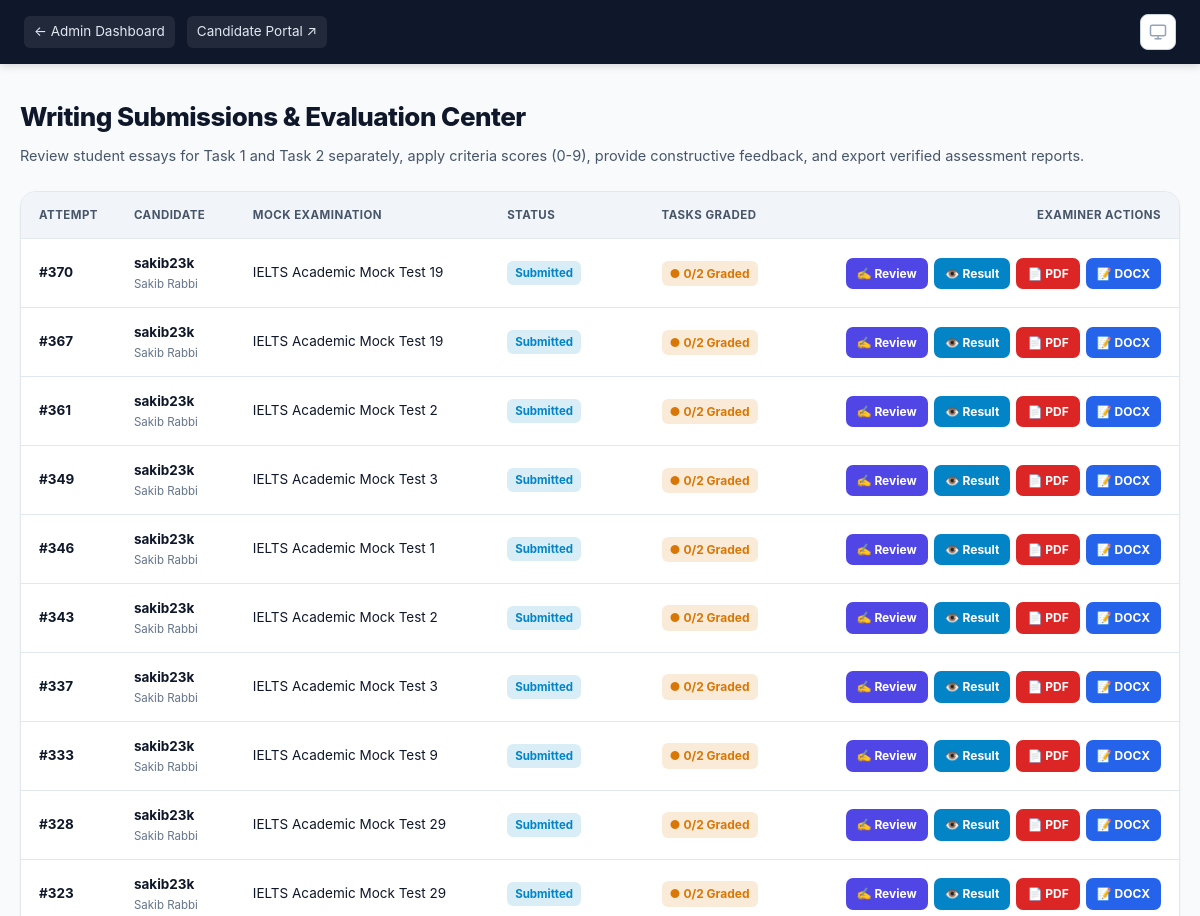
The page /writing/reviews/ (signed in, upper part) on the database as committed earlier.
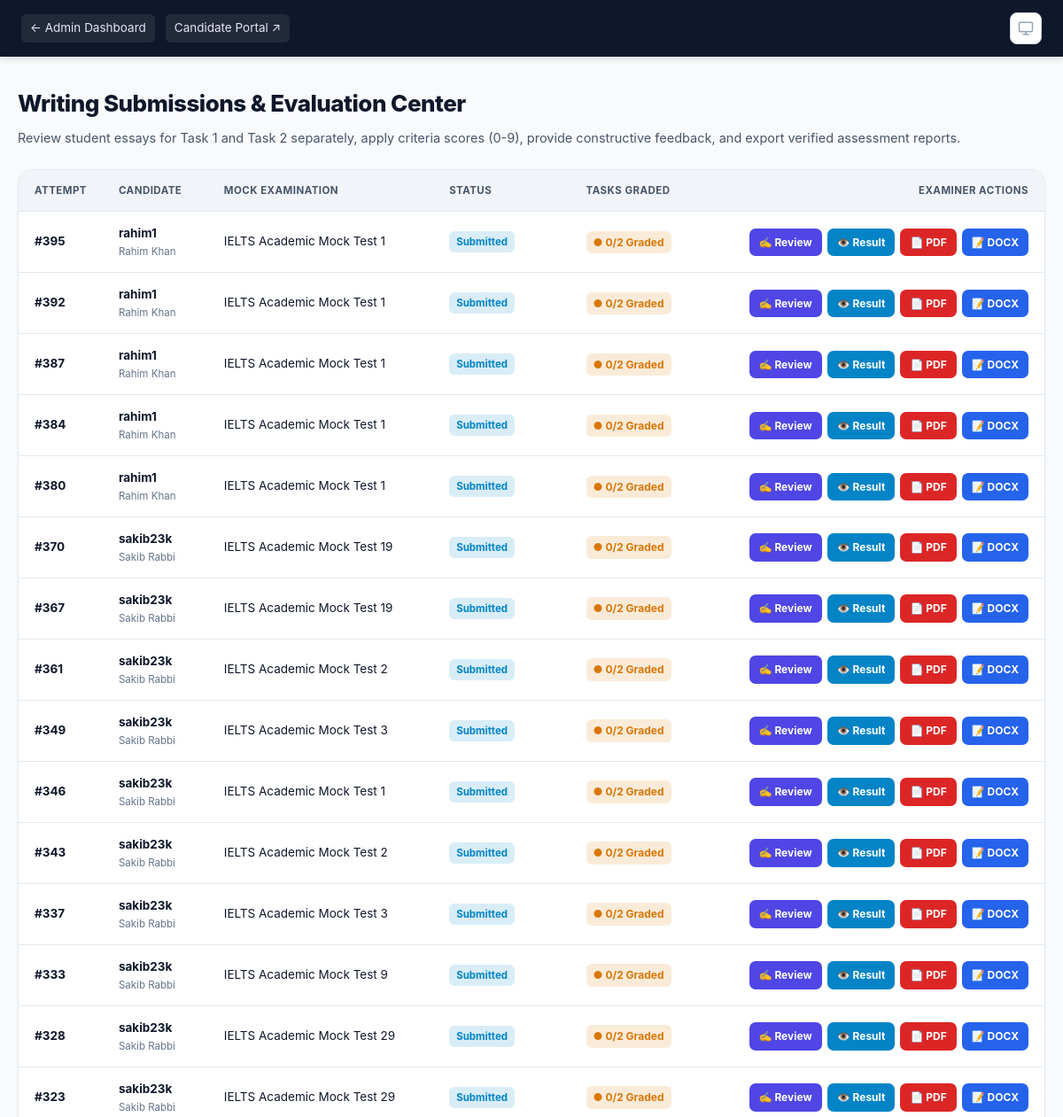
The same page on the database as committed later.
### bcl/models.py (models this page shows, shortened)
class CandidateAttempt(models.Model):
    class AttemptStatus(models.TextChoices):
        IN_PROGRESS = "in_progress", "In Progress"
        SUBMITTED = "submitted", "Submitted"
        AUTO_SUBMITTED = "auto_submitted", "Auto Submitted"
        EXPIRED = "expired", "Expired"
    candidate = models.ForeignKey(settings.AUTH_USER_MODEL, on_delete=models.PROTECT, related_name="ielts_attempts")
    module = models.ForeignKey(ExamModule, on_delete=models.PROTECT, related_name="attempts")
    full_mock = models.ForeignKey(
        FullMockAttempt,
        on_delete=models.SET_NULL,
        null=True,
        blank=True,
        related_name="module_attempts",
        help_text="Associated All-Module Full Mock Attempt if part of combined testing.",
    )
    status = models.CharField(max_length=20, choices=AttemptStatus.choices, default=AttemptStatus.IN_PROGRESS)
    started_at = models.DateTimeField(default=timezone.now)
    expires_at = models.DateTimeField(help_text="Server-authoritative exam deadline.")
    submitted_at = models.DateTimeField(blank=True, null=True)
    violation_count = models.PositiveIntegerField(default=0)
    raw_score = models.PositiveIntegerField(blank=True, null=True)
    band_score = models.DecimalField(
        max_digits=3, decimal_places=1,
        validators=[MinValueValidator(Decimal("0.0")), MaxValueValidator(Decimal("9.0"))],
        blank=True, null=True,
    )
    answers_payload = models.JSONField(
        default=dict,
        blank=True,
        help_text="Stores candidate submitted answers payload (e.g. for HTML-based Listening modules).",
    )
    class Meta:
        ordering = ["-started_at"]

class ExamModule(models.Model):
    class ModuleType(models.TextChoices):
        READING = "reading", "Reading"
        LISTENING = "listening", "Listening"
        WRITING = "writing", "Writing"
    mock_test = models.ForeignKey(IELTSMockTest, on_delete=models.CASCADE, related_name="modules")
    module_type = models.CharField(max_length=20, choices=ModuleType.choices)
    duration_minutes = models.PositiveIntegerField(default=60)
    instructions = models.TextField(blank=True)
    audio_file = models.FileField(
        upload_to="ielts/audio/",
        blank=True,
        null=True,
        help_text="Full continuous audio recording for this module (covers all parts/questions). If provided, this single audio will play continuously across all parts. If left blank, individual section audio files will be used instead.",
    )
    is_active = models.BooleanField(default=True)
    class Meta:
        ordering = ["mock_test", "module_type"]
        constraints = [models.UniqueConstraint(fields=["mock_test", "module_type"], name="unique_module_per_mock_test")]

class IELTSMockTest(models.Model):
    title = models.CharField(max_length=255)
    description = models.TextField(blank=True)
    test_number = models.PositiveIntegerField(unique=True)
    is_published = models.BooleanField(default=False)
    created_at = models.DateTimeField(auto_now_add=True)
    updated_at = models.DateTimeField(auto_now=True)
    class Meta:
        ordering = ["test_number"]
        verbose_name = "IELTS Mock Test"
        verbose_name_plural = "IELTS Mock Tests"

### bcl/writing_views.py (the view)
# urls.py: path("writing/reviews/", writing_views.writing_review_list, name="writing_review_list"),
@staff_member_required
@require_http_methods(["GET"])
def writing_review_list(request):
    attempts = (
        CandidateAttempt.objects.filter(module__module_type=ExamModule.ModuleType.WRITING)
        .exclude(status=CandidateAttempt.AttemptStatus.IN_PROGRESS)
        .select_related("candidate", "module", "module__mock_test")
        .annotate(graded_tasks=Count("task_evaluations", distinct=True))
        .order_by("-submitted_at")
    )
    return render(request, "writing/review_list.html", {"attempts": attempts})

### templates/writing/review_list.html (shortened to what this page needs)
{% load static %}
<!doctype html>
<html lang="en">
<head>
    <link rel="stylesheet" href="{% static 'css/theme.css' %}">
</head>
<body>
    <header class="top-navbar">
        <div class="nav-links">
            <a href="{% url 'admin:index' %}">
                &larr; Admin Dashboard
            </a>
            <a href="{% url 'bcl:dashboard' %}" target="_blank">
                Candidate Portal ↗
            </a>
        </div>
        <div style="display:flex;align-items:center;gap:12px;">
            <button type="button" id="themeToggleBtn" class="theme-toggle-btn" title="Toggle Theme" aria-label="Toggle Theme"></button>
        </div>
    </header>
    <main class="main-container">
        <div class="page-header">
            <h1>Writing Submissions &amp; Evaluation Center</h1>
            <p>Review student essays for Task 1 and Task 2 separately, apply criteria scores (0-9), provide constructive feedback, and export verified assessment reports.</p>
        </div>
        <div class="card-table-wrap">
            <div class="table-responsive">
                <table class="reviews-table">
                    <thead>
                        <tr>
                            <th style="width: 80px;">Attempt</th>
                            <th>Candidate</th>
                            <th>Mock Examination</th>
                            <th>Status</th>
                            <th>Tasks Graded</th>
                            <th style="text-align: right; min-width: 240px;">Examiner Actions</th>
                        </tr>
                    </thead>
                    <tbody>
                        {% for attempt in attempts %}
                        <tr>
                            <td>
                                <strong>#{{ attempt.id }}</strong>
                            </td>
                            <td>
                                <strong>{{ attempt.candidate.username }}</strong>
                                {% if attempt.candidate.get_full_name %}
                                    <div style="font-size: 11.5px; color: var(--text-muted);">{{ attempt.candidate.get_full_name }}</div>
                                {% endif %}
                            </td>
                            <td>
                                <span>{{ attempt.module.mock_test.title }}</span>
                            </td>
                            <td>
                                <span class="status-badge">{{ attempt.get_status_display }}</span>
                            </td>
                            <td>
                                {% if attempt.graded_tasks == 2 %}
                                    <span class="progress-badge complete">✓ 2/2 Complete</span>
                                {% else %}
                                    <span class="progress-badge pending">● {{ attempt.graded_tasks }}/2 Graded</span>
                                {% endif %}
                            </td>
                            <td>
                                <div class="actions-cell" style="justify-content: flex-end;">
                                    <a class="btn-action btn-review" href="{% url 'bcl:writing_review_detail' attempt.id %}" title="Open grading rubric for Task 1 and Task 2">
                                        ✍️ Review
                                    </a>
                                    <a class="btn-action btn-view-res" href="{% url 'bcl:exam_result' attempt.id %}" target="_blank" title="Preview student result view">
                                        👁️ Result
                                    </a>
                                    <a class="btn-action btn-pdf" href="{% url 'bcl:export_candidate_attempt' attempt.id 'pdf' %}" target="_blank" title="Export clean PDF report">
                                        📄 PDF
                                    </a>
                                    <a class="btn-action btn-docx" href="{% url 'bcl:export_candidate_attempt' attempt.id 'docx' %}" target="_blank" title="Export official Word DOCX report">
                                        📝 DOCX
                                    </a>
                                </div>
                            </td>
                        </tr>
                        {% empty %}
                        <tr>
                            <td colspan="6" class="empty-state">
                                No submitted writing attempts available for review at this time.
                            </td>
                        </tr>
                        {% endfor %}
                    </tbody>
                </table>
            </div>
        </div>
    </main>
</body>
</html>

### static/css/theme.css (style rules this page uses)
:root { --theme-toggle-bg: #ffffff; --theme-toggle-border: #cbd5e1; --theme-toggle-hover: #f1f5f9; --theme-toggle-text: #475569; }
.theme-toggle-btn { display: inline-flex; align-items: center; justify-content: center; width: 36px; height: 36px; padding: 0; background: var(--theme-toggle-bg); border: 1px solid var(--theme-toggle-border); border-radius: 8px; color: var(--theme-toggle-text); cursor: pointer; transition: background 0.2s ease, border-color 0.2s ease, color 0.2s ease, transform 0.15s ease; flex-shrink: 0; line-height: 1; }

### templates/writing/review_list.html (style rules this page uses)
:root { --bg-page: #f8fafc; --bg-card: #ffffff; --border-card: #e2e8f0; --text-main: #0f172a; --text-sub: #475569; --text-muted: #64748b; --bg-th: #f1f5f9; --border-row: #e2e8f0; --bg-row-hover: #f8fafc; --bg-header: #0f172a; --accent: #4f46e5; --accent-hover: #4338ca; }
* { box-sizing: border-box; margin: 0; padding: 0; }
body { font-family: -apple-system, BlinkMacSystemFont, "Segoe UI", Roboto, "Helvetica Neue", Arial, sans-serif; background-color: var(--bg-page); color: var(--text-main); line-height: 1.6; min-height: 100vh; }
header.top-navbar { background-color: var(--bg-header); color: #ffffff; padding: 14px 24px; display: flex; align-items: center; justify-content: space-between; flex-wrap: wrap; gap: 12px; box-shadow: 0 2px 8px rgba(0,0,0,0.15); }
.nav-links { display: flex; align-items: center; gap: 12px; font-size: 13.5px; flex-wrap: wrap; }
.nav-links a { color: #e2e8f0; text-decoration: none; display: inline-flex; align-items: center; gap: 6px; padding: 5px 10px; border-radius: 6px; background: rgba(255, 255, 255, 0.08); transition: all 0.15s ease; }
.main-container { max-width: 1240px; margin: 32px auto 60px; padding: 0 20px; }
.page-header { margin-bottom: 24px; }
.page-header h1 { font-size: 26px; font-weight: 800; letter-spacing: -0.02em; margin-bottom: 6px; }
.page-header p { color: var(--text-sub); font-size: 14.5px; }
.card-table-wrap { background: var(--bg-card); border: 1px solid var(--border-card); border-radius: 16px; overflow: hidden; box-shadow: 0 1px 3px rgba(0,0,0,0.05); }
.table-responsive { width: 100%; overflow-x: auto; -webkit-overflow-scrolling: touch; }
table.reviews-table { width: 100%; border-collapse: collapse; font-size: 13.5px; min-width: 780px; }
table.reviews-table th { background: var(--bg-th); color: var(--text-sub); font-weight: 700; text-transform: uppercase; font-size: 11.5px; letter-spacing: 0.04em; padding: 14px 18px; text-align: left; border-bottom: 1px solid var(--border-card); }
table.reviews-table td { padding: 14px 18px; border-bottom: 1px solid var(--border-row); color: var(--text-main); vertical-align: middle; }
.status-badge { display: inline-block; font-size: 11.5px; font-weight: 700; padding: 3px 8px; border-radius: 6px; background: rgba(2, 132, 199, 0.15); color: #0284c7; }
.progress-badge { display: inline-block; font-size: 12px; font-weight: 700; padding: 3px 8px; border-radius: 6px; }
.progress-badge.pending { background: rgba(217, 119, 6, 0.15); color: #d97706; }
.actions-cell { white-space: nowrap; display: flex; align-items: center; gap: 6px; }
.btn-action { display: inline-flex; align-items: center; gap: 4px; padding: 6px 11px; border-radius: 7px; font-size: 12px; font-weight: 700; text-decoration: none; color: #ffffff; transition: opacity 0.15s, transform 0.15s; }
.btn-review { background: #4f46e5; }
.btn-view-res { background: #0284c7; }
.btn-pdf { background: #dc2626; }
.btn-docx { background: #2563eb; }

Rows that differ between the two databases and show on the page:
added CandidateAttempt: id "395", candidate.username "rahim1", candidate.get_full_name "Rahim Khan", module.mock_test "IELTS Academic Mock Test 1", status "Submitted", graded_tasks "0"
added CandidateAttempt: id "392", candidate.username "rahim1", candidate.get_full_name "Rahim Khan", module.mock_test "IELTS Academic Mock Test 1", status "Submitted", graded_tasks "0"
added CandidateAttempt: id "387", candidate.username "rahim1", candidate.get_full_name "Rahim Khan", module.mock_test "IELTS Academic Mock Test 1", status "Submitted", graded_tasks "0"
added CandidateAttempt: id "384", candidate.username "rahim1", candidate.get_full_name "Rahim Khan", module.mock_test "IELTS Academic Mock Test 1", status "Submitted", graded_tasks "0"
added CandidateAttempt: id "380", candidate.username "rahim1", candidate.get_full_name "Rahim Khan", module.mock_test "IELTS Academic Mock Test 1", status "Submitted", graded_tasks "0"
